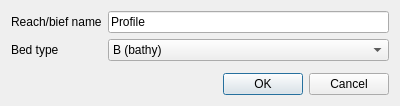
<?xml version="1.0" encoding="UTF-8"?>
<ui version="4.0">
 <class>SaveMascaretFileDlg</class>
 <widget class="QDialog" name="SaveMascaretFileDlg">
  <property name="geometry">
   <rect>
    <x>0</x>
    <y>0</y>
    <width>400</width>
    <height>99</height>
   </rect>
  </property>
  <property name="windowTitle">
   <string>Save Mascaret profile</string>
  </property>
  <layout class="QFormLayout" name="formLayout">
   <item row="0" column="0">
    <widget class="QLabel" name="label">
     <property name="text">
      <string>Reach/bief name</string>
     </property>
    </widget>
   </item>
   <item row="0" column="1">
    <widget class="QLineEdit" name="biefNameLineEdit">
     <property name="text">
      <string>Profile</string>
     </property>
    </widget>
   </item>
   <item row="1" column="0">
    <widget class="QLabel" name="label_2">
     <property name="text">
      <string>Bed type</string>
     </property>
    </widget>
   </item>
   <item row="1" column="1">
    <widget class="QComboBox" name="typeComboBox">
     <item>
      <property name="text">
       <string>B (bathy)</string>
      </property>
     </item>
     <item>
      <property name="text">
       <string>T (topo)</string>
      </property>
     </item>
    </widget>
   </item>
   <item row="3" column="0" colspan="2">
    <widget class="QDialogButtonBox" name="buttonBox">
     <property name="orientation">
      <enum>Qt::Horizontal</enum>
     </property>
     <property name="standardButtons">
      <set>QDialogButtonBox::Cancel|QDialogButtonBox::Ok</set>
     </property>
    </widget>
   </item>
   <item row="2" column="1">
    <spacer name="verticalSpacer">
     <property name="orientation">
      <enum>Qt::Vertical</enum>
     </property>
     <property name="sizeHint" stdset="0">
      <size>
       <width>20</width>
       <height>40</height>
      </size>
     </property>
    </spacer>
   </item>
  </layout>
 </widget>
 <resources/>
 <connections>
  <connection>
   <sender>buttonBox</sender>
   <signal>accepted()</signal>
   <receiver>SaveMascaretFileDlg</receiver>
   <slot>accept()</slot>
   <hints>
    <hint type="sourcelabel">
     <x>248</x>
     <y>254</y>
    </hint>
    <hint type="destinationlabel">
     <x>157</x>
     <y>274</y>
    </hint>
   </hints>
  </connection>
  <connection>
   <sender>buttonBox</sender>
   <signal>rejected()</signal>
   <receiver>SaveMascaretFileDlg</receiver>
   <slot>reject()</slot>
   <hints>
    <hint type="sourcelabel">
     <x>316</x>
     <y>260</y>
    </hint>
    <hint type="destinationlabel">
     <x>286</x>
     <y>274</y>
    </hint>
   </hints>
  </connection>
 </connections>
</ui>
